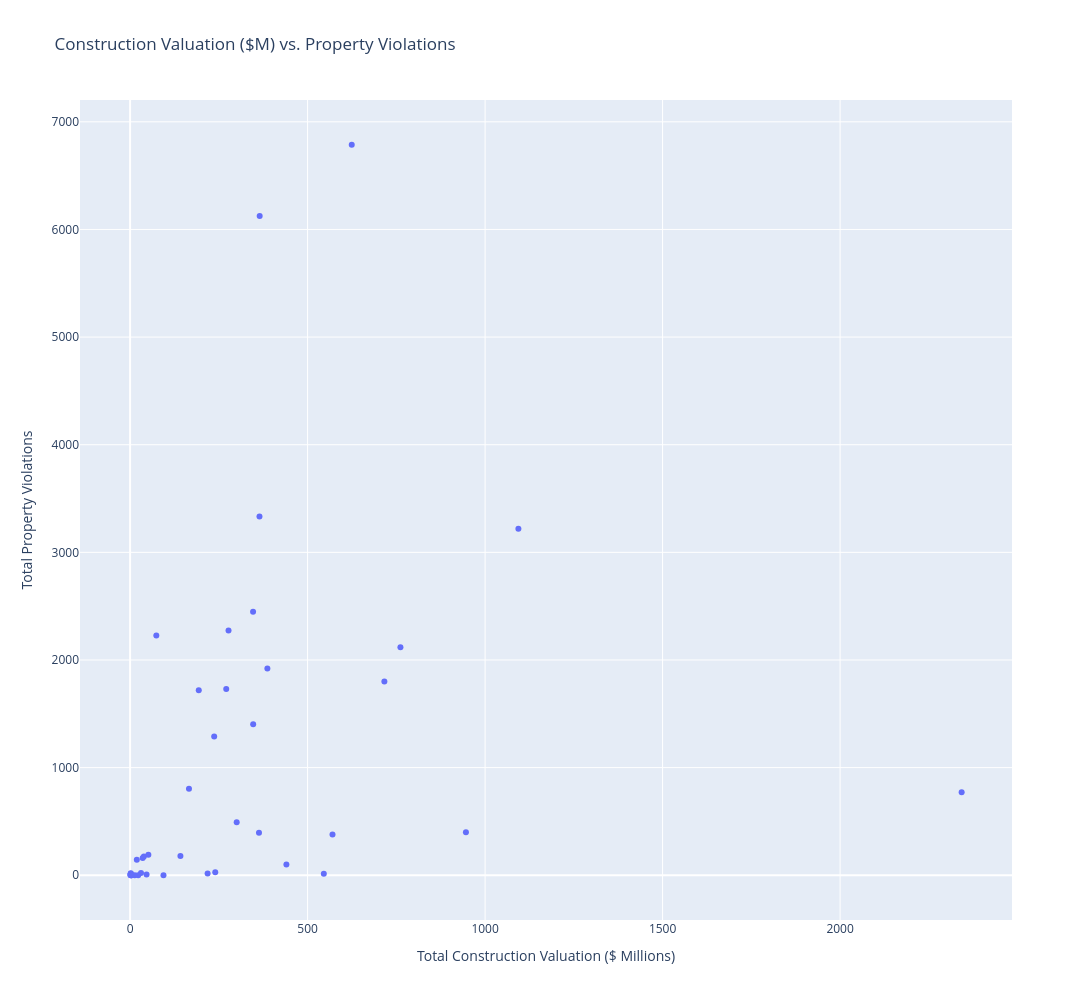

Notebook source saved alongside this figure:
### Code cell
import plotly.express as px

Construction_Valuation_vs_Violations = px.scatter(
    permits_cost_and_violations_by_zip,
    x='valuation_millions',
    y='total_violation_requests',
    hover_name='zipcode',
    title='Construction Valuation ($M) vs. Property Violations',
    labels={
        'valuation_millions': 'Total Construction Valuation ($ Millions)',
        'total_violation_requests': 'Total Property Violations'
    },
    width=1100,   # Adjust width in pixels
    height=1000    # Adjust height in pixels
)

Construction_Valuation_vs_Violations.show()

### Figure 1 — Plotly figure (JSON) as saved in the notebook; plotly's stock layout.template omitted (floating-point values rounded to 4 significant figures)
{"data": [{"hovertemplate": "<b>%{hovertext}</b><br><br>Total Construction Valuation ($ Millions)=%{x}<br>Total Property Violations=%{y}<extra></extra>", "hovertext": [37210.0, 37210.0, 37200.0, 37010.0, 37210.0, 37210.0, 37200.0, 37080.0, 37120.0, 37220.0, 37220.0, 37210.0, 37210.0, 37200.0, 37210.0, 37220.0, 37210.0, 37220.0, 37220.0, 37140.0, 37030.0, 37200.0, 37220.0, 37070.0, 37220.0, 37190.0, 37140.0, 37080.0, 37120.0, 37230.0, 37210.0, 37090.0, 37140.0, 37060.0, 0.0, 37020.0, 37230.0, 37240.0, 37250.0, 37240.0, 37240.0], "legendgroup": "", "marker": {"color": "#636efa", "symbol": "circle"}, "mode": "markers", "name": "", "orientation": "v", "showlegend": false, "type": "scatter", "x": [761.5, 1094.0, 2342.0, 624.3, 365.0, 386.8, 570.1, 346.4, 364.5, 363.1, 193.4, 270.8, 716.3, 300.3, 946.0, 165.8, 346.7, 236.9, 277.2, 73.9, 141.7, 440.3, 38.84, 51.41, 239.9, 35.38, 30.71, 18.9, 46.34, 218.3, 545.7, 22.79, 2.03, 2.76, 0.71, 1.84, 3.78, 1.09, 3.89, 13.2, 94.0], "xaxis": "x", "y": [2119.0, 3219.0, 771.0, 6787.0, 6126.0, 1921.0, 378.0, 2448.0, 3334.0, 395.0, 1719.0, 1731.0, 1800.0, 493.0, 399.0, 804.0, 1402.0, 1289.0, 2274.0, 2227.0, 180.0, 99.0, 175.0, 191.0, 29.0, 161.0, 22.0, 145.0, 8.0, 16.0, 13.0, 0.0, 19.0, 0.0, 8.0, 14.0, 0.0, 0.0, 0.0, 0.0, 0.0], "yaxis": "y"}], "layout": {"height": 1000, "legend": {"tracegroupgap": 0}, "title": {"text": "Construction Valuation ($M) vs. Property Violations"}, "width": 1100, "xaxis": {"anchor": "y", "domain": [0, 1], "title": {"text": "Total Construction Valuation ($ Millions)"}}, "yaxis": {"anchor": "x", "domain": [0, 1], "title": {"text": "Total Property Violations"}}}}
